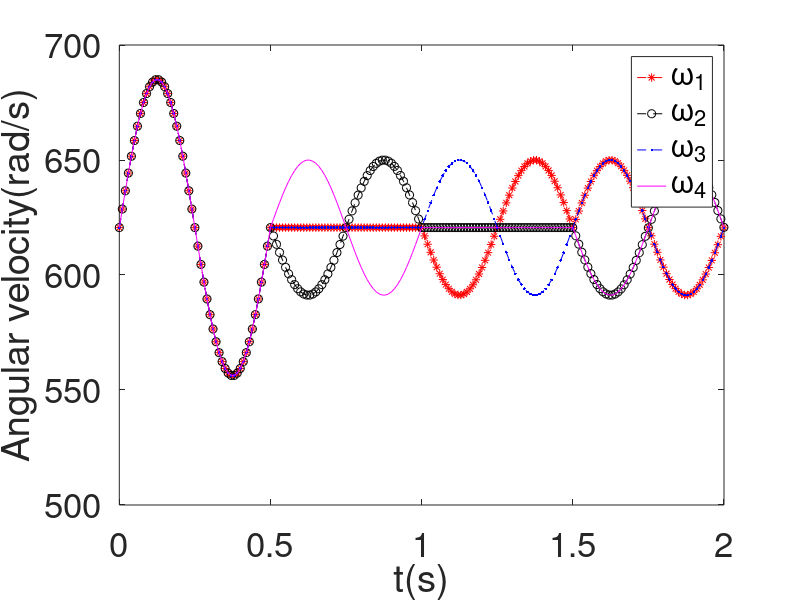
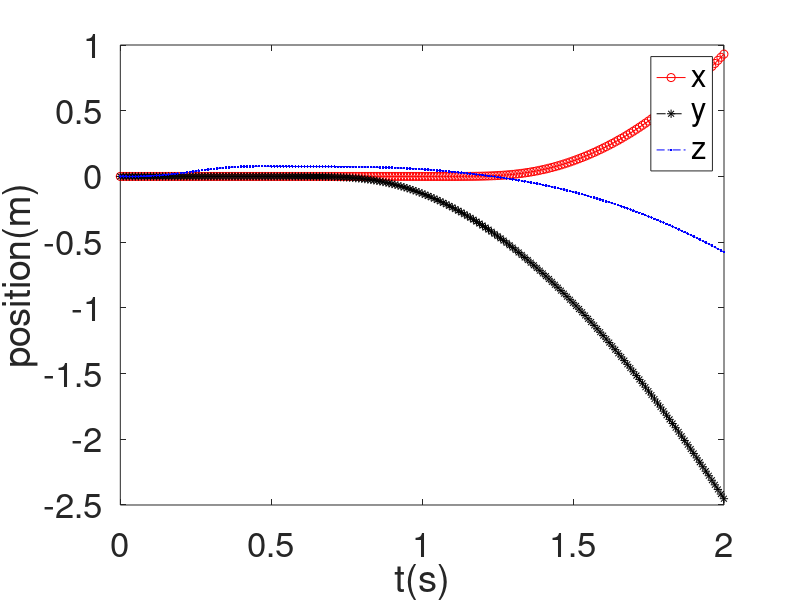
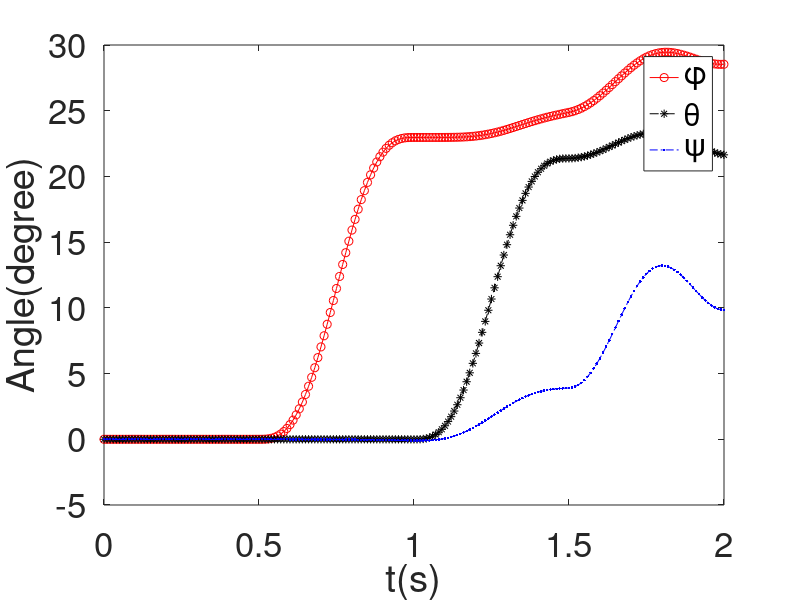

Here is the MATLAB script that generated these plots, in order:
%Meta579 Projetact
function main
clc
clear
g=9.81;
m=0.468;
l=0.225;
k=2.980e-6;
b=1.14e-7;
I_M=3.357e-5;
I_xx=4.856e-3;
I_yy=I_xx;
I_zz=8.801e-3;
A_x=0.25;
A_y=0.25;
A_z=0.25;
deta=[1,1,1];
eta=[1,1,1];

R=@(eta) [cos(eta(3)*cos(eta(2))),cos(eta(3))*sin(eta(2))*sin(eta(1))-sin(eta(3)*...
  cos(eta(1))),cos(eta(3))*sin(eta(2))*cos(eta(1))+sin(eta(3))*sin(eta(1));sin(eta(3))...
  *cos(eta(2)),sin(eta(3))*sin(eta(2))*sin(eta(1))+cos(eta(3))*cos(eta(1)),sin(eta(3))...
  *sin(eta(2))*cos(eta(1))-cos(eta(3))*sin(eta(1));-sin(eta(2)),cos(eta(2))*sin(eta(1))...
  ,cos(eta(2))*cos(eta(1))]; %rotation matrix 

W_eta=@(eta)[1,0,-sin(eta(2));0,cos(eta(1)),cos(eta(2))*sin(eta(1));...
    0,-sin(eta(1)),cos(eta(2))*cos(eta(1))];

I=diag([I_xx,I_yy,I_zz]);

J=@(eta) W_eta(eta)'*I*W_eta(eta);

C=@(eta,deta)[0,(I_yy-I_zz)*(deta(2)*cos(eta(1))*sin(eta(1))+deta(3)*...
    sin(eta(1))^2*cos(eta(2)))+(I_zz-I_yy)*deta(3)*cos(eta(1))^2*...
    cos(eta(2))-I_xx*deta(3)*cos(eta(2)),(I_zz-I_yy)*deta(3)*cos(eta(1))*...
    sin(eta(1))*cos(eta(2))^2;(I_zz-I_yy)*(deta(2)*cos(eta(1))*sin(eta(1))...
    +deta(3)*sin(eta(1))^2*cos(eta(2)))+(I_yy-I_zz)*deta(3)*cos(eta(1))^2*...
    cos(eta(2))+I_xx*deta(3)*cos(eta(2)),(I_zz-I_yy)*deta(1)*cos(eta(1))*...
    sin(eta(1)),-I_xx*deta(3)*sin(eta(2))*cos(eta(2))+I_yy*deta(3)*...
    sin(eta(1))^2*sin(eta(2))*cos(eta(2))+I_zz*deta(3)*cos(eta(1))^2*...
    sin(eta(2))*cos(eta(2));(I_yy-I_zz)*deta(3)*cos(eta(2))^2*sin(eta(1))...
    *cos(eta(1))-I_xx*deta(2)*cos(eta(2)),(I_zz-I_yy)*(deta(2)*cos(eta(1))...
    *sin(eta(1))*sin(eta(2))+deta(1)*sin(eta(1))^2*cos(eta(2)))+(I_yy-I_zz)*...
    deta(1)*cos(eta(1))^2*cos(eta(2))+I_xx*deta(3)*sin(eta(2))*cos(eta(2))-...
    I_yy*deta(3)*sin(eta(1))^2*sin(eta(2))*cos(eta(2))-I_zz*deta(3)*...
    cos(eta(1))^2*sin(eta(2))*cos(eta(2)),(I_yy-I_zz)*deta(1)*cos(eta(1))*...
    sin(eta(1))*cos(eta(2))^2-I_yy*deta(2)*sin(eta(1))^2*cos(eta(2))*...
    sin(eta(2))-I_zz*deta(2)*cos(eta(1))^2*cos(eta(2))*sin(eta(2))+...
    I_xx*deta(2)*cos(eta(2))*sin(eta(2))]; %Coriolis term


T_B=@(omega)[0;0;k*sum(omega.^2)]; %force

tau_B=@(omega,domega)[l*k*(-omega(2)^2+omega(4)^2);l*k*(-omega(1)^2+omega(3)^2);...
    b*(omega(1)^2-omega(2)^2+omega(3)^2-omega(4)^2)+I_M*(domega(1)-domega(2)+...
    domega(3)-domega(4))]; %torque

ddksi=@(eta,omega,dksi)(-g*[0;0;1]+1/m*R(eta)*T_B(omega)-1/m*diag([A_x,A_y,A_z])*dksi);
ddeta=@(eta,deta,omega,domega) inv(J(eta))*(tau_B(omega,domega)-C(eta,deta)*deta);

%%Test1
T=0.5;
dt=0.0001;
nstep=T/dt+1;

%initial
ksi0=[0;0;0];
dksi0=[0;0;0];
eta0=[0;0;0];
deta0=[0;0;0];
ksi=zeros(3,nstep);
dksi=zeros(3,nstep);
eta=zeros(3,nstep);
deta=zeros(3,nstep);


%input
%1st, ascend
T1=0.5;
ti1=[0:dt:T1];
nstep1=T1/dt+1;
B=sqrt(m*g/k/4);
A=64.404129435620234;
wf1=2*pi/T1; %wave number
omega1=zeros(4,nstep1);
domega1=zeros(4,nstep1);
omega1(1,:)=A*sin(wf1*ti1)+B;%input angular velosity
omega1(2,:)=A*sin(wf1*ti1)+B;
omega1(3,:)=A*sin(wf1*ti1)+B;
omega1(4,:)=A*sin(wf1*ti1)+B;
domega1(1,:)=A*wf1*cos(wf1*ti1);
domega1(2,:)=A*wf1*cos(wf1*ti1);
domega1(3,:)=A*wf1*cos(wf1*ti1);
domega1(4,:)=A*wf1*cos(wf1*ti1);

%temp. value
ksi_i=ksi0;
dksi_i=dksi0;
eta_i(1:3,1)=eta0;
deta_i(1:3,1)=deta0;
omega_i(1:4,1)=omega1(1:4,1);
domega_i(1:4,1)=domega1(1:4,1);

[eta1,ksi1,deta1,dksi1]=propogate(nstep,eta_i,deta_i,omega_i,domega_i,ksi_i,dksi_i,ddeta,ddksi,dt,omega1,domega1,0);

%input
%2nd, roll
T2=0.5;
ti2=T1+[0:dt:T1];
nstep2=T1/dt+1;
B2=sqrt(m*g/k/4);
A2=650-B2;
wf2=2*pi/T2; %wave number
omega2=zeros(4,nstep2);
domega2=zeros(4,nstep2);
omega2(1,:)=B;%input angular velosity
omega2(2,:)=-A2*sin(wf2*ti2)+B2;
omega2(3,:)=B;
omega2(4,:)=A2*sin(wf2*ti2)+B2;
domega2(1,:)=0;
domega2(2,:)=-A2*wf1*cos(wf2*ti2);
domega2(3,:)=0;
domega2(4,:)=A2*wf1*cos(wf2*ti2);

%temp. value
ksi_i=ksi1(:,nstep1);
dksi_i=dksi1(:,nstep1);
eta_i(1:3,1)=eta1(:,nstep1);
deta_i(1:3,1)=deta1(:,nstep1);
omega_i(1:4,1)=omega2(1:4,1);
domega_i(1:4,1)=domega2(1:4,1);

[eta2,ksi2,deta2,dksi2]=propogate(nstep,eta_i,deta_i,omega_i,domega_i,ksi_i,dksi_i,ddeta,ddksi,dt,omega2,domega2,0);


%--------------
%input
%3rd, pitch
T3=0.5;
ti3=T1+T2+[0:dt:T3];
nstep3=T3/dt+1;
B3=sqrt(m*g/k/4);
A3=650-B3;
wf3=2*pi/T3; %wave number
omega3=zeros(4,nstep3);
domega3=zeros(4,nstep3);
omega3(1,:)=-A3*sin(wf3*ti3)+B2;%input angular velosity
omega3(2,:)=B3;
omega3(3,:)=A2*sin(wf3*ti3)+B2;
omega3(4,:)=B3;
domega3(1,:)=0;
domega3(2,:)=-A3*wf3*cos(wf3*ti3);
domega3(3,:)=0;
domega3(4,:)=A3*wf3*cos(wf3*ti3);

%temp. value
ksi_i=ksi2(:,nstep2);
dksi_i=dksi2(:,nstep2);
eta_i(1:3,1)=eta2(:,nstep2);
deta_i(1:3,1)=deta2(:,nstep2);
omega_i(1:4,1)=omega2(1:4,1);
domega_i(1:4,1)=domega2(1:4,1);

[eta3,ksi3,deta3,dksi3]=propogate(nstep,eta_i,deta_i,omega_i,domega_i,ksi_i,dksi_i,ddeta,ddksi,dt,omega3,domega3,0);

%--------------
%input
%4th, yaw
T4=0.5;
ti4=T1+T2+T3+[0:dt:T4];
nstep4=T4/dt+1;
B4=sqrt(m*g/k/4);
A4=650-B4;
wf4=2*pi/T4; %wave number
omega4=zeros(4,nstep4);
domega4=zeros(4,nstep4);
omega4(1,:)=A4*sin(wf4*ti4)+B4;%input angular velosity
omega4(2,:)=-A4*sin(wf4*ti4)+B4;
omega4(3,:)=A4*sin(wf4*ti4)+B4;
omega4(4,:)=-A4*sin(wf4*ti4)+B4;
domega4(1,:)=A4*wf4*cos(wf4*ti4);
domega4(2,:)=-A4*wf4*cos(wf4*ti4);
domega4(3,:)=A4*wf4*cos(wf4*ti4);
domega4(4,:)=-A4*wf4*cos(wf4*ti4);

%temp. value
ksi_i=ksi3(:,nstep3);
dksi_i=dksi3(:,nstep3);
eta_i(1:3,1)=eta3(:,nstep3);
deta_i(1:3,1)=deta3(:,nstep3);
omega_i(1:4,1)=omega3(1:4,1);
domega_i(1:4,1)=domega3(1:4,1);

[eta4,ksi4,deta4,dksi4]=propogate(nstep,eta_i,deta_i,omega_i,domega_i,ksi_i,dksi_i,ddeta,ddksi,dt,omega4,domega4,0);

eta=[eta1,eta2,eta3,eta4];
ksi=[ksi1,ksi2,ksi3,ksi4];
omega=[omega1,omega2,omega3,omega4];
%==========================================================================
ti=[ti1,ti2,ti3,ti4];
length(ti);
length(eta);

%omega
% figure(1)
% plot(ti,omega(1,:),'r-')
% hold on
% plot(ti,omega(2,:),'k--')
% plot(ti,omega(3,:),'b-.')
% plot(ti,omega(4,:),'m:','Linewidth',1)
% xlabel('t(s)')
% ylabel('Angular velosity(rad/s)')
% legend('\omega_1','\omega_2','\omega_3','\omega_4')
% axis([0 2 550 700]);
% set(gca,'Fontsize',18);
% 
% %position
% figure(2)
% plot(ti,ksi(1,:),'r-')
% hold on
% plot(ti,ksi(2,:),'k--')
% plot(ti,ksi(3,:),'b-.')
% xlabel('t(s)')
% ylabel('Position(m)')
% legend('x','y','z')
% axis([0 2 -2.5 1.5]);
% set(gca,'Fontsize',18);
% 
% %angle
% figure(3)
% plot(ti,eta(1,:)*180/pi,'r-')
% hold on
% plot(ti,eta(2,:)*180/pi,'k--')
% plot(ti,eta(3,:)*180/pi,'b-.')
% xlabel('t(s)')
% ylabel('Angles(degree)')
% legend('\phi','\theta','\psi')
% axis([0 2 -5 30]);
% set(gca,'Fontsize',18);
size=25;
tt=ti;
lag=100;
steps=1:lag:length(tt);
figure(100)
plot(tt(steps),omega(1,steps),'--*r')
hold on
plot(tt(steps),omega(2,steps),'--ok')
plot(tt(steps),omega(3,steps),'--.b')
plot(tt(steps),omega(4,steps),'-m')
xlabel('t(s)')
ylabel('Angular velocity(rad/s)')
set(gca,'Fontsize',size);
legend('\omega_1','\omega_2','\omega_3','\omega_4')

figure(101)
plot(tt(steps),ksi(1,steps),'-or')
hold on
plot(tt(steps),ksi(2,steps),'--*k')
plot(tt(steps),ksi(3,steps),'.-.b')
xlabel('t(s)')
ylabel('position(m)')
set(gca,'Fontsize',size);
legend('x','y','z')

figure(102)
plot(tt(steps),eta(1,steps)*180/pi,'-or')
hold on
plot(tt(steps),eta(2,steps)*180/pi,'--*k')
plot(tt(steps),eta(3,steps)*180/pi,'.-.b')
xlabel('t(s)')
ylabel('Angle(degree)')
set(gca,'Fontsize',size);
legend('\phi','\theta','\psi')

format long
end

function [eta,ksi,deta,dksi]=propogate(nstep,eta_i,deta_i,omega_i,domega_i,ksi_i,dksi_i,ddeta,ddksi,dt,omega,domega,ii)
ksi(:,1)=ksi_i;
dksi(:,1)=dksi_i;
eta(:,1)=eta_i;%
deta(:,1)=eta_i;%

for i=2:nstep
    %acceleration
    ddeta_i=ddeta(eta_i,deta_i,omega_i,domega_i);
    ddksi_i=ddksi(eta_i,omega_i,dksi_i);
    
    %velosity
    deta_i=deta_i+ddeta_i*dt;
    dksi_i=dksi_i+ddksi_i*dt;
    
    %position
    eta_i=eta_i+deta_i*dt;
    ksi_i=ksi_i+dksi_i*dt;
    omega_i=omega(:,i);
    domega_i=domega(:,i);
    
    eta(:,i)=eta_i;%
    ksi(:,i)=ksi_i;%
    dksi(:,i)=dksi_i;
    deta(:,i)=deta_i;
    
   if(isnan(eta_i)|isnan(ksi_i))
      disp('not converge for i=')
       i
   end
    
end
end

